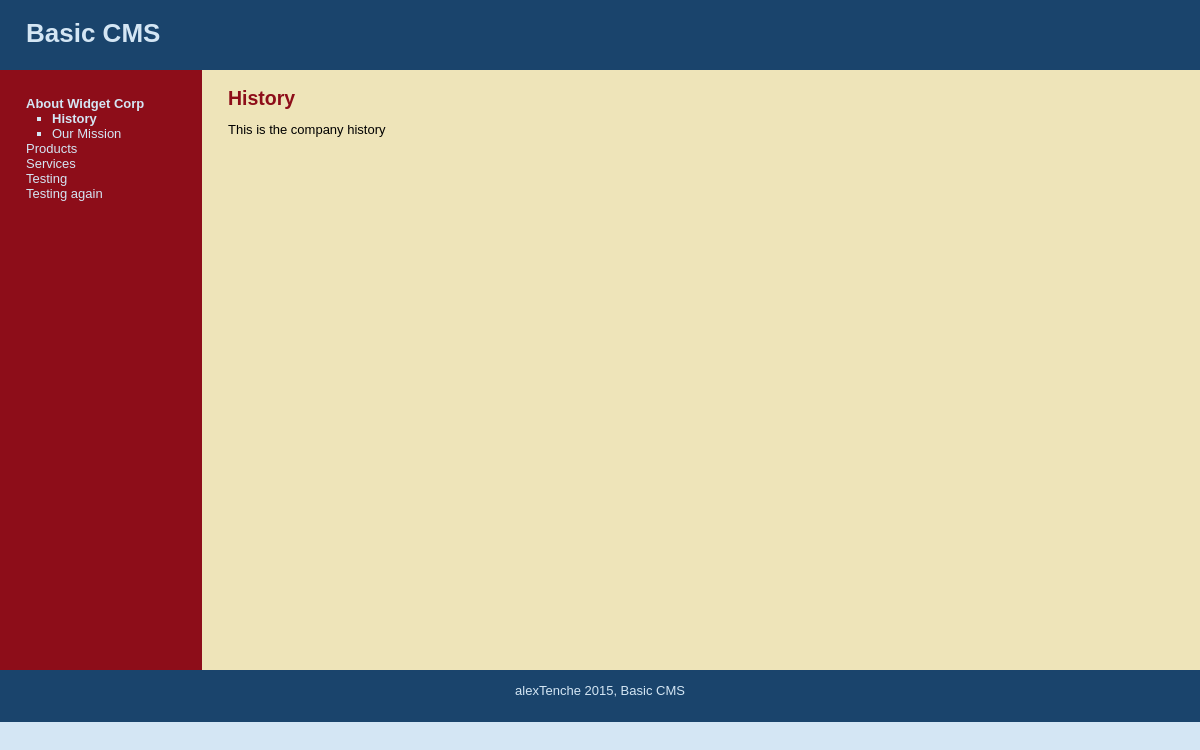
The app's page /basicCMS/index.php?subj=1 with its own data.
### tables this page shows
CREATE TABLE IF NOT EXISTS `subjects` (
  `id` int(11) NOT NULL AUTO_INCREMENT,
  `menu_name` varchar(30) NOT NULL,
  `position` int(3) NOT NULL,
  `visible` tinyint(1) NOT NULL,
  PRIMARY KEY (`id`)
);

CREATE TABLE IF NOT EXISTS `pages` (
  `id` int(11) NOT NULL AUTO_INCREMENT,
  `subject_id` int(11) NOT NULL,
  `menu_name` varchar(30) NOT NULL,
  `position` int(3) NOT NULL,
  `visible` tinyint(1) NOT NULL,
  `content` text NOT NULL,
  PRIMARY KEY (`id`)
);

### basicCMS/includes/functions.php (the view, shortened to what this page needs)
<?php
function get_all_subjects($public = true) {
	global $connection;
	$query = "SELECT * FROM subjects ";
	if ($public) {
		$query .= "WHERE visible = 1 ";
	}
	$query .= " ORDER BY position ASC";
	$subject_set = mysqli_query($connection, $query);
	return $subject_set;
}
function get_pages_for_subject($subject_id, $public = true) {
	global $connection;
	$query = "SELECT * FROM pages WHERE subject_id = {$subject_id} ";
	if($public){
		$query .= " AND visible = 1 ";
	}
	$query .= " ORDER BY position ASC";
	$page_set = mysqli_query($connection, $query);
	return $page_set;
}
function get_subject_by_id($subject_id){
	global $connection;
	$query = "SELECT * FROM subjects WHERE id=" . $subject_id ." LIMIT 1";
	$result_set = mysqli_query($connection, $query);
	if ($subject = mysqli_fetch_array($result_set)) {
		return $subject;
	} else {
		return NULL;
	}
}
function get_default_page($subject_id) {
	$page_set = get_pages_for_subject($subject_id, true);
	if ($first_page = mysqli_fetch_array($page_set)) {
		return $first_page;
	} else {
		return NULL;
	}
}
function find_selected_page() {
	if (isset($_GET['subj'])) {
		$sel_subject = get_subject_by_id($_GET['subj']);
		$sel_page = get_default_page($sel_subject['id']);
	} elseif (isset($_GET['page'])) {
		$sel_subject = NULL;
		$sel_page = get_page_by_id($_GET['page']);
	} else {
		$sel_subject = NULL;
		$sel_page = NULL;
	}
}
function public_navigation($sel_subject, $sel_page, $public = true) {
	$output = "<ul class=\"subjects\">";
	$subject_set = get_all_subjects($public);
	while ($subject = mysqli_fetch_array($subject_set)) {
		$output .= "<li";
		if ($subject["id"] == $sel_subject['id']) {
			$output .= " class=\"selected\"";
		}
		$output .= "><a href=\"index.php?subj=" . urlencode($subject["id"]) . "\">{$subject["menu_name"]}</a></li>";
		if ($subject["id"] == $sel_subject['id']) {
			$page_set = get_pages_for_subject($subject["id"], $public);
			$output .= "<ul class=\"pages\">";
			while ($page = mysqli_fetch_array($page_set)) {
				$output .= "<li";
				if ($page["id"] == $sel_page['id']) {
					$output .= " class=\"selected\"";
				}
				$output .= "><a href=\"index.php?page=" . urlencode($page["id"]) ."\">{$page["menu_name"]}</a></li>";
			}
			$output .= "</ul>";
		}
	}
	$output .= "</ul>";
	return $output;
}

### basicCMS/index.php
<?php
require_once("includes/connection.php");
require_once("includes/functions.php");
find_selected_page();
include("includes/header.php");?>
<table id="structure">
	<tr>
		<td id="navigation">
			<?php echo public_navigation($sel_subject, $sel_page); ?>
		</td>
		<td id="page">
			<?php if ($sel_page) { ?>
			<h2><?php echo htmlentities($sel_page['menu_name']); ?></h2>
			<div class="page-content">
				<?php echo strip_tags(nl2br($sel_page['content']), "<b><br><p><a>"); ?>
			</div>
			<?php } else { ?>
			<h2>Welcome to Widget Corp</h2>
			<?php } ?>
		</td>
	</tr>
</table>
<?php include("includes/footer.php"); ?>

### basicCMS/css/public.css (style rules this page uses)
html { height: 100%; width: 100%; }
body { width: 100%; height: 100%; margin: 0px; padding: 0px; border: 0px; font-family: Verdana, Arial, Helvetica, sans-serif; background: #D4E6F4; font-size: 13px; line-height: 15px; }
table, tr, td { border-collapse: collapse; vertical-align: top; font-size: 13px; line-height: 15px; }
a { color: #8D0D19; }
#structure { height: 600px; width: 100%; }
#navigation { width: 150px; padding: 1em 2em; color: #D4E6F4; background: #8D0D19; }
#navigation a { color: #D4E6F4; text-decoration: none; }
ul.subjects { padding-left: 0; list-style: none; }
ul.pages { padding-left: 2em; list-style: square; }
.selected { font-weight: bold; }
#page { padding-left: 2em; vertical-align: top; background: #EEE4B9; }
#page h2 { color: #8D0D19; margin-top: 1em; }

### records on screen
subjects: menu_name "About Widget Corp"
pages: menu_name "History", content "This is the company history"
pages: menu_name "Our Mission"
subjects: menu_name "Products"
subjects: menu_name "Services"
subjects: menu_name "Testing"
subjects: menu_name "Testing again"
